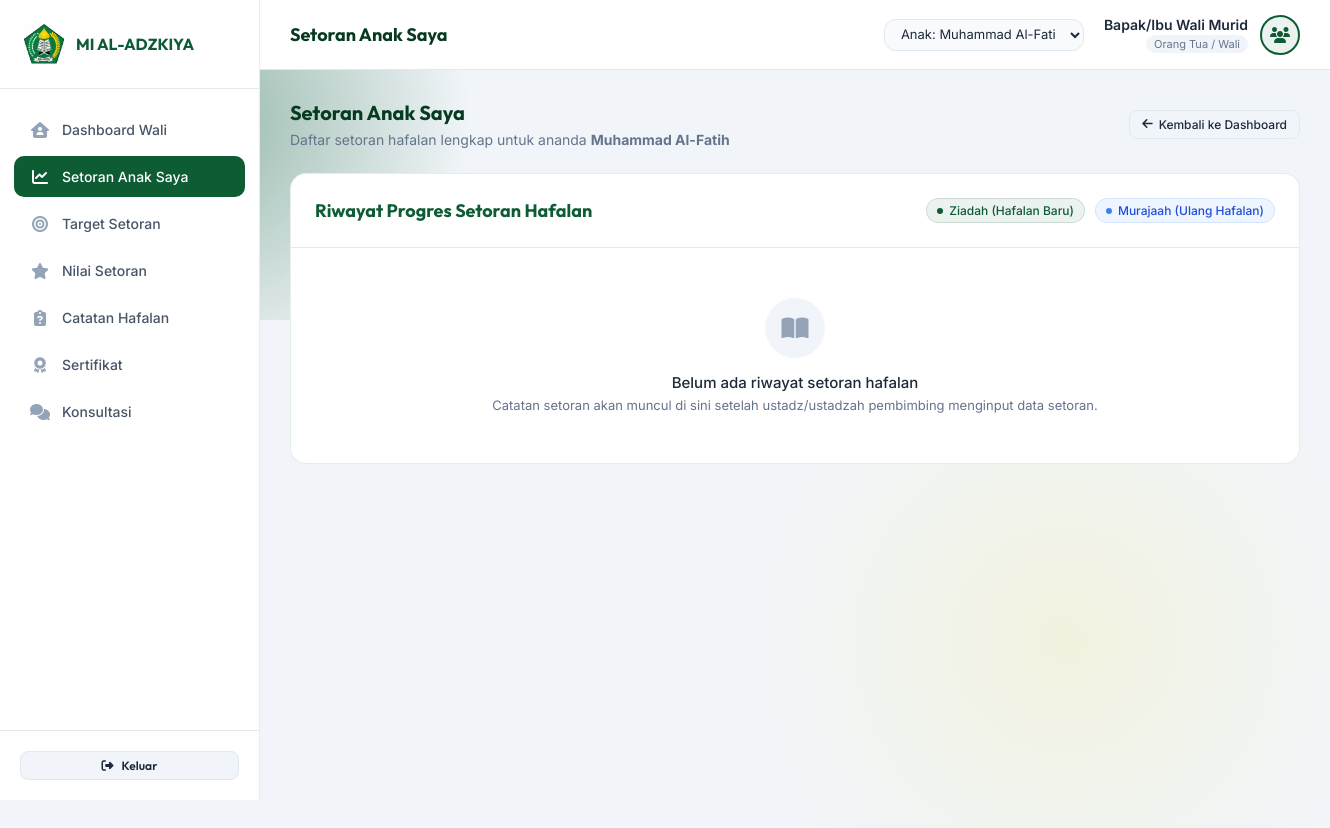
/orang_tua/progres.php (signed in), run on an earlier commit of the app's database.
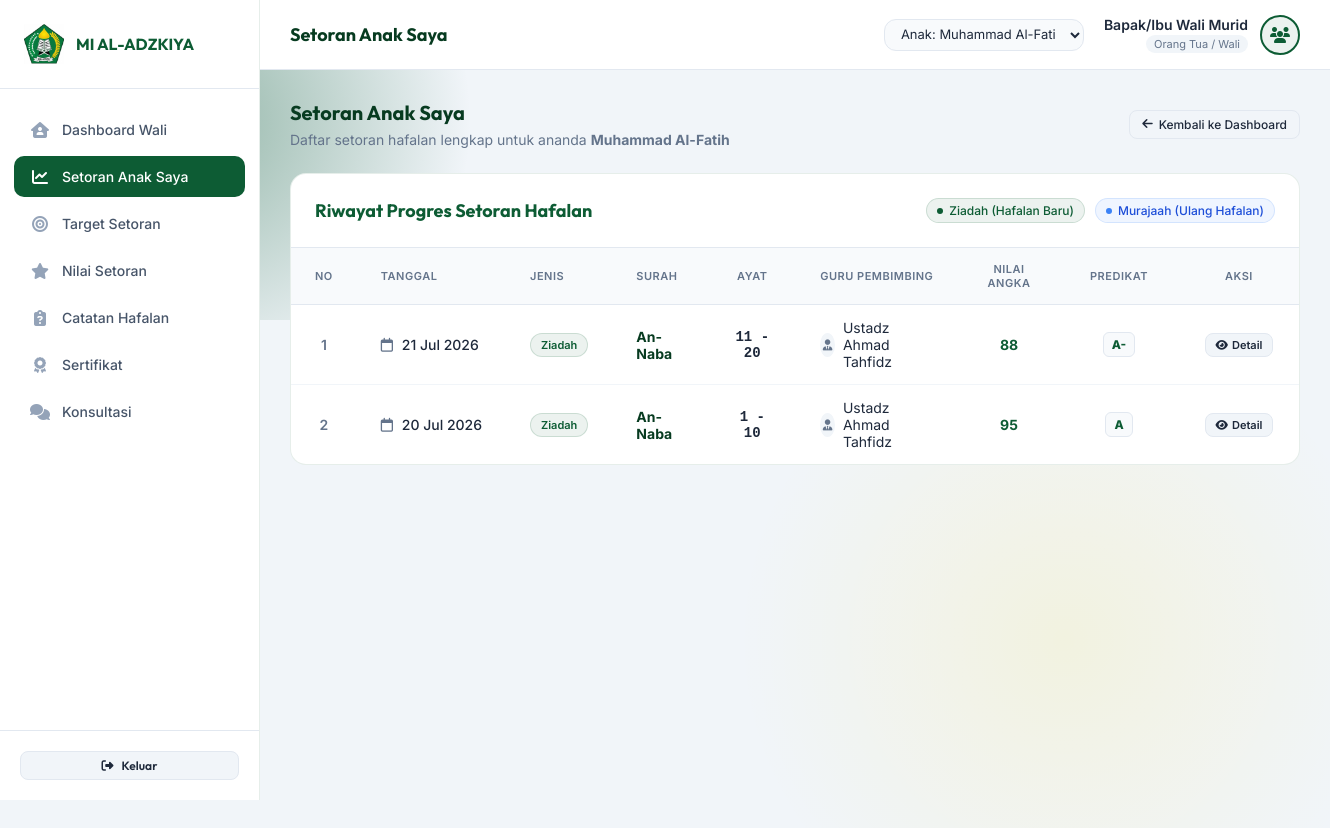
And on a later commit of the database.
### tables this page shows
CREATE TABLE setoran_tahfidz (
    id INT AUTO_INCREMENT PRIMARY KEY,
    siswa_id INT NOT NULL,
    guru_id INT NOT NULL,
    tanggal DATE NOT NULL,
    surah VARCHAR(100) NOT NULL,
    ayat_mulai INT NOT NULL,
    ayat_selesai INT NOT NULL,
    jenis ENUM('ziadah','murajaah') NOT NULL,
    nilai CHAR(2) NOT NULL,
    nilai_angka INT NULL,
    catatan TEXT NULL,
    created_at TIMESTAMP DEFAULT CURRENT_TIMESTAMP,
    FOREIGN KEY (siswa_id) REFERENCES siswa(id) ON DELETE CASCADE,
    FOREIGN KEY (guru_id) REFERENCES guru_tahfidz(id) ON DELETE CASCADE
);

CREATE TABLE guru_tahfidz (
    id INT AUTO_INCREMENT PRIMARY KEY,
    user_id INT NOT NULL UNIQUE,
    nip VARCHAR(30) UNIQUE,
    nama_lengkap VARCHAR(100) NOT NULL,
    no_hp VARCHAR(20),
    foto_profil VARCHAR(255) NULL,
    FOREIGN KEY (user_id) REFERENCES users(id) ON DELETE CASCADE
);

### orang_tua/progres.php (the view, shortened to what the changed rows need)
<?php
require_once 'header.php';
$setoran_list = [];
if ($anak_aktif) {
    try {
        $stmt = $pdo->prepare("
            SELECT st.*, gt.nama_lengkap AS nama_guru
            FROM setoran_tahfidz st
            JOIN guru_tahfidz gt ON st.guru_id = gt.id
            WHERE st.siswa_id = :siswa_id
            ORDER BY st.tanggal DESC, st.id DESC
        ");
        $stmt->execute(['siswa_id' => $anak_aktif['id']]);
        $setoran_list = $stmt->fetchAll();
    } catch (\PDOException $e) {
        $error = 'Gagal memuat riwayat setoran hafalan.';
    }
}
?>
<?php if (empty($daftar_anak)): ?>
    <div class="card" style="margin-top: 20px; box-shadow: none; border: 1.5px solid rgba(239, 68, 68, 0.2); background-color: rgba(239, 68, 68, 0.03); width: 100%; max-width: 100%;">
        <div style="display: flex; gap: 15px; align-items: flex-start;">
            <i class="fa-solid fa-triangle-exclamation" style="font-size: 30px; color: var(--error-color);"></i>
            <div>
                <h3 style="color: #991b1b; font-family: var(--font-heading); margin-bottom: 8px;">Data Anak Belum Terhubung</h3>
                <p style="font-size: 14px; color: var(--text-muted); line-height: 1.6;">
                    Akun Anda belum terhubung dengan data siswa mana pun.
                </p>
            </div>
        </div>
    </div>
<?php else: ?>
    <div style="margin-bottom: 25px; display: flex; justify-content: space-between; align-items: center; flex-wrap: wrap; gap: 15px;">
        <div>
            <h2 style="font-size: 20px; font-family: var(--font-heading); color: var(--primary-dark); margin-bottom: 6px;">
                Setoran Anak Saya
            </h2>
        </div>
    </div>
    <div class="admin-card-table" style="box-shadow: none; border: 1px solid rgba(13, 92, 52, 0.1); width: 100%; max-width: 100%;">
        <div class="admin-card-header" style="padding: 24px;">
            <div>
                <h2 style="font-size: 18px; font-family: var(--font-heading); color: var(--primary-color);">
                    Riwayat Progres Setoran Hafalan
                </h2>
            </div>
        </div>
        <div class="table-responsive">
            <?php if (empty($setoran_list)): ?>
                <div style="padding: 50px 24px; text-align: center; color: var(--text-muted);">
                    <div style="width: 60px; height: 60px; border-radius: 50%; background-color: #f1f5f9; display: flex; justify-content: center; align-items: center; margin: 0 auto 15px; color: #94a3b8; font-size: 24px;">
                        <i class="fa-solid fa-book-open"></i>
                    </div>
                    <p style="font-weight: 500; font-size: 15px; color: var(--text-main);">Belum ada riwayat setoran hafalan</p>
                    <p style="font-size: 13px; color: var(--text-muted); margin-top: 5px;">
                        Catatan setoran akan muncul di sini setelah ustadz/ustadzah pembimbing menginput data setoran.
                    </p>
                </div>
            <?php else: ?>
                <table class="table-admin">
                    <thead>
                        <tr>
                            <th style="width: 60px; text-align: center;">No</th>
                            <th>Tanggal</th>
                            <th>Jenis</th>
                            <th>Surah</th>
                            <th style="text-align: center;">Ayat</th>
                            <th>Guru Pembimbing</th>
                            <th style="text-align: center; width: 100px;">Nilai Angka</th>
                            <th style="text-align: center; width: 120px;">Predikat</th>
                            <th style="text-align: center; width: 120px;">Aksi</th>
                        </tr>
                    </thead>
                    <tbody>
                        <?php
                        $no = 1;
                        foreach ($setoran_list as $setoran):
                            $jenis_label = $setoran['jenis'] === 'ziadah' ? 'Ziadah' : 'Murajaah';
                            $jenis_style = $setoran['jenis'] === 'ziadah'
                                ? 'background-color: rgba(13, 92, 52, 0.08); color: var(--primary-color); border: 1px solid rgba(13, 92, 52, 0.15);'
                                : 'background-color: rgba(59, 130, 246, 0.08); color: #1d4ed8; border: 1px solid rgba(59, 130, 246, 0.15);';
                        ?>
                            <tr>
                                <td style="text-align: center; font-weight: 600; color: var(--text-muted);"><?php echo $no++; ?></td>
                                <td style="white-space: nowrap; font-weight: 500;">
                                    <i class="fa-regular fa-calendar" style="margin-right: 5px; color: var(--text-muted);"></i>
                                    <?php echo date('d M Y', strtotime($setoran['tanggal'])); ?>
                                </td>
                                <td>
                                    <span class="badge-status" style="<?php echo $jenis_style; ?> font-size: 11px; padding: 4px 10px; font-weight: 600;">
                                        <?php echo $jenis_label; ?>
                                    </span>
                                </td>
                                <td>
                                    <strong style="color: var(--primary-dark);"><?php echo htmlspecialchars($setoran['surah']); ?></strong>
                                </td>
                                <td style="text-align: center; font-family: monospace; font-size: 14px; font-weight: 600; color: var(--text-main);">
                                    <?php echo $setoran['ayat_mulai']; ?> - <?php echo $setoran['ayat_selesai']; ?>
                                </td>
                                <td>
                                    <div style="display: flex; align-items: center; gap: 8px;">
                                        <div style="width: 24px; height: 24px; border-radius: 50%; background-color: #f1f5f9; display: flex; justify-content: center; align-items: center; color: var(--text-muted); font-size: 11px;">
                                            <i class="fa-solid fa-user-tie"></i>
                                        </div>
                                        <span><?php echo htmlspecialchars($setoran['nama_guru']); ?></span>
                                    </div>
                                </td>
                                <td style="text-align: center; font-weight: bold; color: var(--primary-color);">
                                    <?php echo htmlspecialchars($setoran['nilai_angka'] ?? '-'); ?>
                                </td>
                                <td style="text-align: center;">
                                    <span style="display: inline-block; padding: 4px 8px; border-radius: 6px; font-weight: 800; font-size: 12px; line-height: normal; background-color: #f8fafc; border: 1px solid #e2e8f0; color: var(--primary-color);">
                                        <?php echo htmlspecialchars($setoran['nilai']); ?>
                                    </span>
                                </td>
                                <td style="text-align: center;">
                                    <button class="btn btn-secondary btn-sm" onclick="showDetail(<?php echo htmlspecialchars(json_encode($setoran)); ?>)" style="padding: 4px 10px; font-size: 11px; width: auto; display: inline-flex; align-items: center; gap: 4px; font-family: var(--font-body);">
                                        <i class="fa-solid fa-eye"></i> Detail
                                    </button>
                                </td>
                            </tr>
                        <?php endforeach; ?>
                    </tbody>
                </table>
            <?php endif; ?>
        </div>
    </div>
<?php endif; ?>
</main>
</div>
</div>
</body>
</html>

What changed in the data, as far as the page shows it:
added setoran_tahfidz: tanggal "21 Jul 2026", jenis "Ziadah", surah "An-Naba", ayat_mulai "11", ayat_selesai "20", guru.nama_lengkap "Ustadz Ahmad Tahfidz", nilai_angka "88", nilai "A-"
added setoran_tahfidz: tanggal "20 Jul 2026", jenis "Ziadah", surah "An-Naba", ayat_mulai "1", ayat_selesai "10", guru.nama_lengkap "Ustadz Ahmad Tahfidz", nilai_angka "95", nilai "A"
Also different on the page:
text no longer shown: "Belum ada riwayat setoran hafalan Catatan setoran akan muncul di sini setelah ustadz/ustadzah pembimbing menginput data setoran."
text now shown: "NO TANGGAL JENIS SURAH AYAT GURU PEMBIMBING NILAI ANGKA PREDIKAT AKSI"
